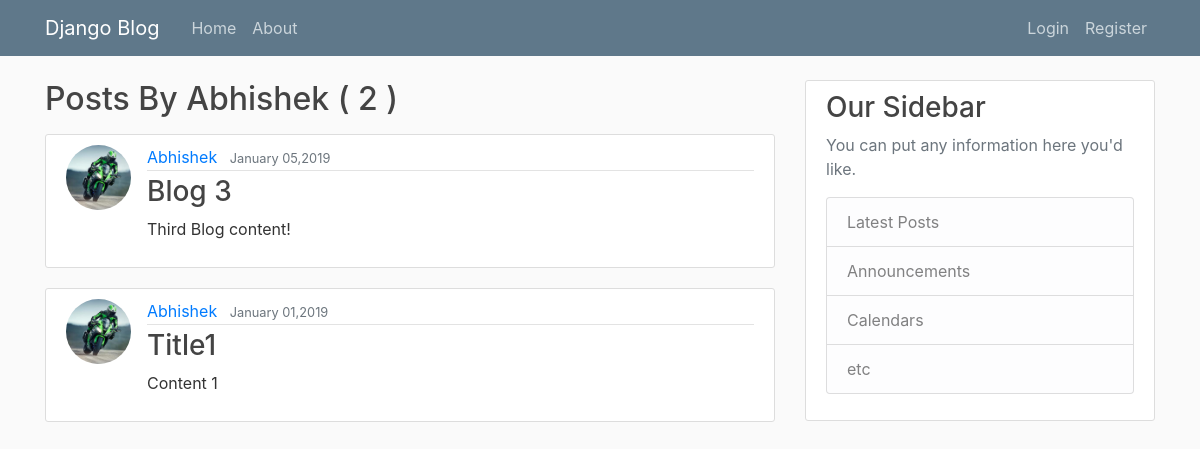
Before: /user/Abhishek/ with the older database file.
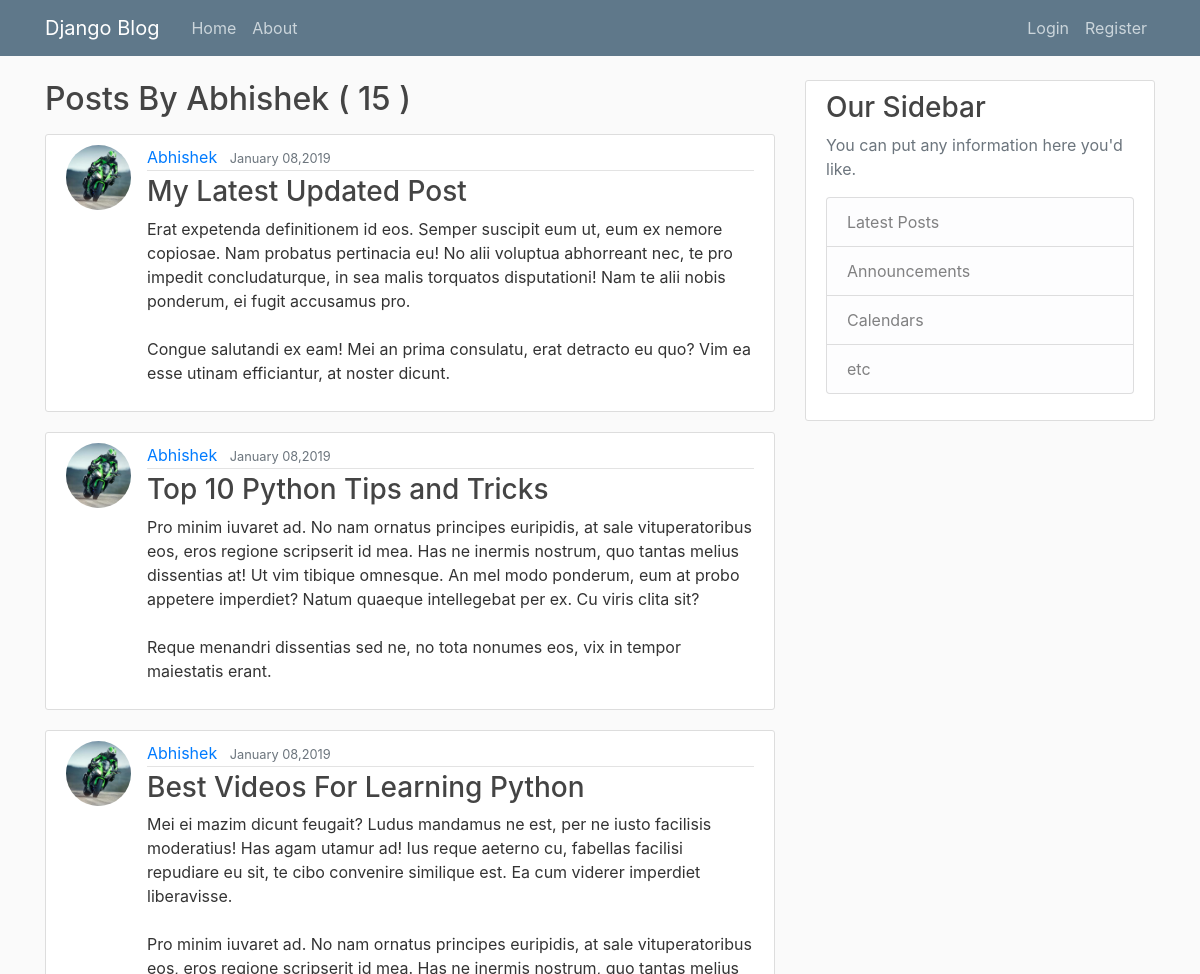
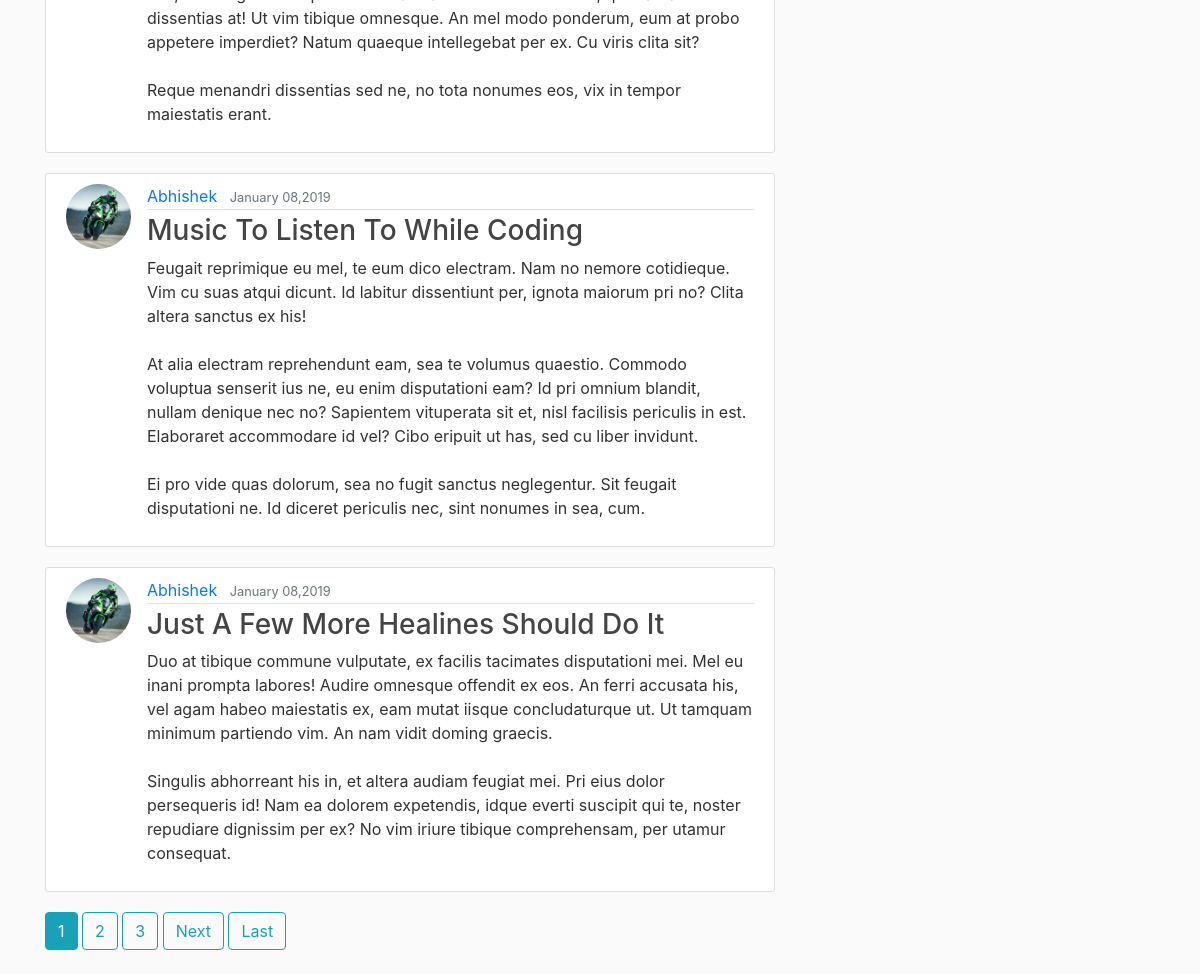
After: the same page with the newer database file (2 pictures, top to bottom).
### blog/models.py (models this page shows, shortened)
class Post(models.Model):
    title = models.CharField(max_length=100)
    content = models.TextField(max_length=500)
    date_posted = models.DateTimeField(default=timezone.now)
    author = models.ForeignKey(User, on_delete=models.CASCADE)

### users/models.py (models this page shows, shortened)
class Profile(models.Model):
    user = models.OneToOneField(User, on_delete=models.CASCADE)
    image = models.ImageField(default='default.png', upload_to='profile_pics')
    bio = models.TextField(blank=True, max_length=500)

### blog/views.py (the view)
# urls.py: path('user/<str:username>/', UserPostListView.as_view(), name='post-user')
class UserPostListView(ListView):
    model = Post
    template_name = 'blog/user_posts.html'  # to tell django that where to look for template
    context_object_name = 'post_key'  # tells the view how to order elements, - defines in reverse order
    paginate_by = 5  # tells django for number of items per page
    def get_queryset(self):
        user = get_object_or_404(User, username=self.kwargs.get('username'))
        return Post.objects.filter(author=user).order_by('-date_posted')

### blog/templates/blog/user_posts.html (shortened to what this page needs)
{% extends "blog/base.html" %}
{% block content %}
    <h2 class="mb-3">Posts By {{ view.kwargs.username }} ( {{ page_obj.paginator.count }} ) </h2>
    {% for post in post_key %}
    <article class="media content-section">
        <img class="rounded-circle article-img" src="{{post.author.profile.image.url}}">
      <div class="media-body">
        <div class="article-metadata">
          <a class="mr-2" href="{%url 'post-user' post.author.username%}">{{ post.author }}</a>
          <small class="text-muted">{{ post.date_posted | date:"F d,Y" }}</small>
        </div>
        <h3><a class="article-title" href="{% url 'post-detail' post.id %}">{{ post.title }}</a></h3>
        <p class="article-content">{{ post.content }}</p>
      </div>
</article>
    {% endfor %}
    {%if is_paginated %}
        {% for num in page_obj.paginator.page_range %}
            {% if page_obj.number == num %}
                <a class="btn btn-info mb-4" href="?page={{ num }}">{{ num }}</a>
            {% elif num > page_obj.number|add:'-3' and num < page_obj.number|add:'3' %}
                <a class="btn btn-outline-info mb-4" href="?page={{ num }}">{{ num }}</a>
            {% endif %}
        {% endfor %}
        {% if page_obj.has_next %}
            <a class="btn btn-outline-info mb-4" href="?page={{ page_obj.next_page_number}}">Next</a>
            <a class="btn btn-outline-info mb-4" href="?page={{page_obj.paginator.num_pages}}">Last</a>
        {% endif %}
    {% endif %}
{% endblock content %}

Changed rows visible on the page:
removed Post: author.profile.image (picture), author "Abhishek", date_posted "January 05,2019", title "Blog 3", content "Third Blog content!"
removed Post: author.profile.image (picture), author "Abhishek", date_posted "January 01,2019", title "Title1", content "Content 1"
added Post: author.profile.image (picture), author "Abhishek", date_posted "January 08,2019", title "My Latest Updated Post", content "Erat expetenda definitionem id eos. Semper suscipit eum ut, eum ex nemore copiosae. Nam probatus pertinacia eu! No alii voluptua abhorreant nec, te pro impedit concludaturque, in sea malis torquatos disputationi! Nam te alii nobis ponderum, ei fugit accusamus pro. Congue salutandi ex eam! Mei an prima consulatu, erat detracto eu quo? Vim ea esse utinam efficiantur, at noster dicunt."
added Post: author.profile.image (picture), author "Abhishek", date_posted "January 08,2019", title "Top 10 Python Tips and Tricks", content "Pro minim iuvaret ad. No nam ornatus principes euripidis, at sale vituperatoribus eos, eros regione scripserit id mea. Has ne inermis nostrum, quo tantas melius dissentias at! Ut vim tibique omnesque. An mel modo ponderum, eum at probo appetere imperdiet? Natum quaeque intellegebat per ex. Cu viris clita sit? Reque menandri dissentias sed ne, no tota nonumes eos, vix in tempor maiestatis erant."
added Post: author.profile.image (picture), author "Abhishek", date_posted "January 08,2019", title "Best Videos For Learning Python", content "Mei ei mazim dicunt feugait? Ludus mandamus ne est, per ne iusto facilisis moderatius! Has agam utamur ad! Ius reque aeterno cu, fabellas facilisi repudiare eu sit, te cibo convenire similique est. Ea cum viderer imperdiet liberavisse. Pro minim iuvaret ad. No nam ornatus principes euripidis, at sale vituperatoribus eos, eros regione scripserit id mea. Has ne inermis nostrum, quo tantas melius dissentias at! Ut vim tibique omnesque. An mel modo ponderum, eum at probo appetere imperdiet? Natum quaeque intellegebat per ex. Cu viris clita sit? Reque menandri dissentias sed ne, no tota nonumes eos, vix in tempor maiestatis erant."
added Post: author.profile.image (picture), author "Abhishek", date_posted "January 08,2019", title "Music To Listen To While Coding", content "Feugait reprimique eu mel, te eum dico electram. Nam no nemore cotidieque. Vim cu suas atqui dicunt. Id labitur dissentiunt per, ignota maiorum pri no? Clita altera sanctus ex his! At alia electram reprehendunt eam, sea te volumus quaestio. Commodo voluptua senserit ius ne, eu enim disputationi eam? Id pri omnium blandit, nullam denique nec no? Sapientem vituperata sit et, nisl facilisis periculis in est. Elaboraret accommodare id vel? Cibo eripuit ut has, sed cu liber invidunt. Ei pro vide quas dolorum, sea no fugit sanctus neglegentur. Sit feugait disputationi ne. Id diceret periculis nec, sint nonumes in sea, cum."
added Post: author.profile.image (picture), author "Abhishek", date_posted "January 08,2019", title "Just A Few More Healines Should Do It", content "Duo at tibique commune vulputate, ex facilis tacimates disputationi mei. Mel eu inani prompta labores! Audire omnesque offendit ex eos. An ferri accusata his, vel agam habeo maiestatis ex, eam mutat iisque concludaturque ut. Ut tamquam minimum partiendo vim. An nam vidit doming graecis. Singulis abhorreant his in, et altera audiam feugiat mei. Pri eius dolor persequeris id! Nam ea dolorem expetendis, idque everti suscipit qui te, noster repudiare dignissim per ex? No vim iriure tibique comprehensam, per utamur consequat."
Other visible differences:
{{ page_obj.paginator.count }}: "2" → "15"
new list line: "1"
new list line: "2"
new list line: "3"
text now shown: "Next Last"
